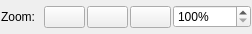
<?xml version="1.0" encoding="UTF-8"?>
<ui version="4.0">
 <class>ZoomControlWidget</class>
 <widget class="QWidget" name="ZoomControlWidget">
  <property name="geometry">
   <rect>
    <x>0</x>
    <y>0</y>
    <width>252</width>
    <height>34</height>
   </rect>
  </property>
  <property name="windowTitle">
   <string>Form</string>
  </property>
  <layout class="QHBoxLayout">
   <property name="spacing">
    <number>2</number>
   </property>
   <property name="margin">
    <number>1</number>
   </property>
   <item>
    <widget class="QLabel" name="label_zoom">
     <property name="text">
      <string>Zoom:</string>
     </property>
     <property name="buddy">
      <cstring>spinbox_zoom_percent</cstring>
     </property>
    </widget>
   </item>
   <item>
    <widget class="QPushButton" name="button_zoom_in">
     <property name="toolTip">
      <string>Zoom in  +</string>
     </property>
     <property name="icon">
      <iconset resource="../qt-resources/qt_resources.qrc">
       <normaloff>:/gnome_zoom_in_22.png</normaloff>:/gnome_zoom_in_22.png</iconset>
     </property>
     <property name="iconSize">
      <size>
       <width>22</width>
       <height>22</height>
      </size>
     </property>
     <property name="flat">
      <bool>false</bool>
     </property>
    </widget>
   </item>
   <item>
    <widget class="QPushButton" name="button_zoom_out">
     <property name="toolTip">
      <string>Zoom out  -</string>
     </property>
     <property name="icon">
      <iconset resource="../qt-resources/qt_resources.qrc">
       <normaloff>:/gnome_zoom_out_22.png</normaloff>:/gnome_zoom_out_22.png</iconset>
     </property>
     <property name="iconSize">
      <size>
       <width>22</width>
       <height>22</height>
      </size>
     </property>
     <property name="flat">
      <bool>false</bool>
     </property>
    </widget>
   </item>
   <item>
    <widget class="QPushButton" name="button_zoom_reset">
     <property name="toolTip">
      <string>Reset zoom level  1</string>
     </property>
     <property name="icon">
      <iconset resource="../qt-resources/qt_resources.qrc">
       <normaloff>:/gnome_zoom_original_22.png</normaloff>:/gnome_zoom_original_22.png</iconset>
     </property>
     <property name="iconSize">
      <size>
       <width>22</width>
       <height>22</height>
      </size>
     </property>
     <property name="flat">
      <bool>false</bool>
     </property>
    </widget>
   </item>
   <item>
    <widget class="QDoubleSpinBox" name="spinbox_zoom_percent">
     <property name="toolTip">
      <string>Set zoom percent</string>
     </property>
     <property name="suffix">
      <string>%</string>
     </property>
     <property name="decimals">
      <number>0</number>
     </property>
     <property name="minimum">
      <double>100.000000000000000</double>
     </property>
     <property name="maximum">
      <double>100000.000000000000000</double>
     </property>
     <property name="singleStep">
      <double>5.000000000000000</double>
     </property>
    </widget>
   </item>
  </layout>
 </widget>
 <resources>
  <include location="../qt-resources/qt_resources.qrc"/>
  <include location="../qt-resources/qt_resources.qrc"/>
 </resources>
 <connections/>
</ui>
